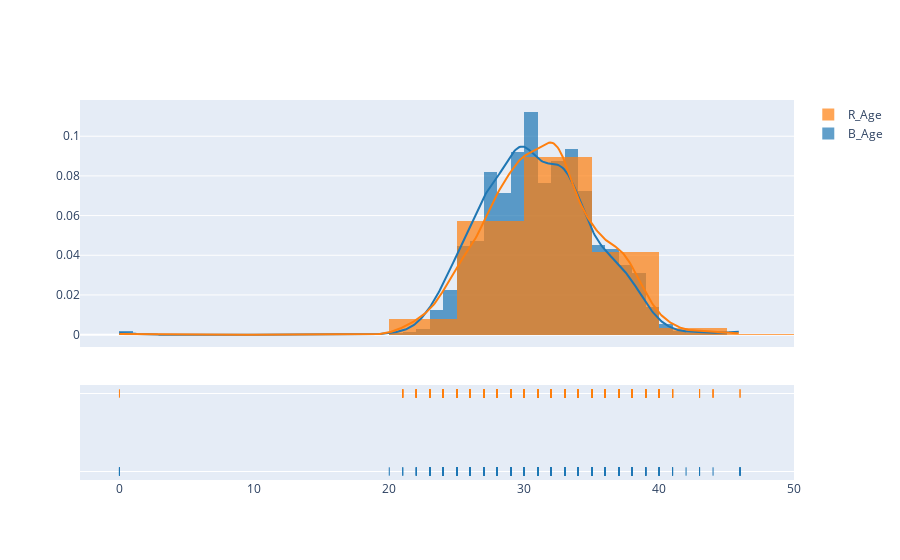

The notebook cell this image was saved under:
### Code cell
import plotly.figure_factory as ff
import numpy as np

# Add histogram data
x1 = ufc.B_Age
x2 = ufc.R_Age

# Group data together
hist_data = [x1, x2]

group_labels = ['B_Age', 'R_Age']

# Create distplot with custom bin_size
fig = ff.create_distplot(hist_data, group_labels, bin_size=[0, 5, 10])
fig.show()

### Figure 1 — Plotly figure (JSON) as saved in the notebook; plotly's stock layout.template omitted (floating-point values rounded to 4 significant figures; data arrays with more than 128 entries replaced by an {"elided": "..."} marker saying what was removed)
{"data": [{"autobinx": false, "histnorm": "probability density", "legendgroup": "B_Age", "marker": {"color": "rgb(31, 119, 180)"}, "name": "B_Age", "opacity": 0.7, "type": "histogram", "x": {"elided": "1460 int values"}, "xaxis": "x", "xbins": {"end": 46, "size": 0, "start": 0}, "yaxis": "y"}, {"autobinx": false, "histnorm": "probability density", "legendgroup": "R_Age", "marker": {"color": "rgb(255, 127, 14)"}, "name": "R_Age", "opacity": 0.7, "type": "histogram", "x": {"elided": "1460 int values"}, "xaxis": "x", "xbins": {"end": 46, "size": 5, "start": 0}, "yaxis": "y"}, {"legendgroup": "B_Age", "marker": {"color": "rgb(31, 119, 180)"}, "mode": "lines", "name": "B_Age", "showlegend": false, "type": "scatter", "x": {"elided": "500 float values"}, "xaxis": "x", "y": {"elided": "500 float values"}, "yaxis": "y"}, {"legendgroup": "R_Age", "marker": {"color": "rgb(255, 127, 14)"}, "mode": "lines", "name": "R_Age", "showlegend": false, "type": "scatter", "x": {"elided": "500 float values"}, "xaxis": "x", "y": {"elided": "500 float values"}, "yaxis": "y"}, {"legendgroup": "B_Age", "marker": {"color": "rgb(31, 119, 180)", "symbol": "line-ns-open"}, "mode": "markers", "name": "B_Age", "showlegend": false, "type": "scatter", "x": {"elided": "1460 int values"}, "xaxis": "x", "y": {"elided": "1460 str values"}, "yaxis": "y2"}, {"legendgroup": "R_Age", "marker": {"color": "rgb(255, 127, 14)", "symbol": "line-ns-open"}, "mode": "markers", "name": "R_Age", "showlegend": false, "type": "scatter", "x": {"elided": "1460 int values"}, "xaxis": "x", "y": {"elided": "1460 str values"}, "yaxis": "y2"}], "layout": {"barmode": "overlay", "hovermode": "closest", "legend": {"traceorder": "reversed"}, "xaxis": {"anchor": "y2", "domain": [0, 1], "zeroline": false}, "yaxis": {"anchor": "free", "domain": [0.35, 1], "position": 0}, "yaxis2": {"anchor": "x", "domain": [0, 0.25], "dtick": 1, "showticklabels": false}}}
